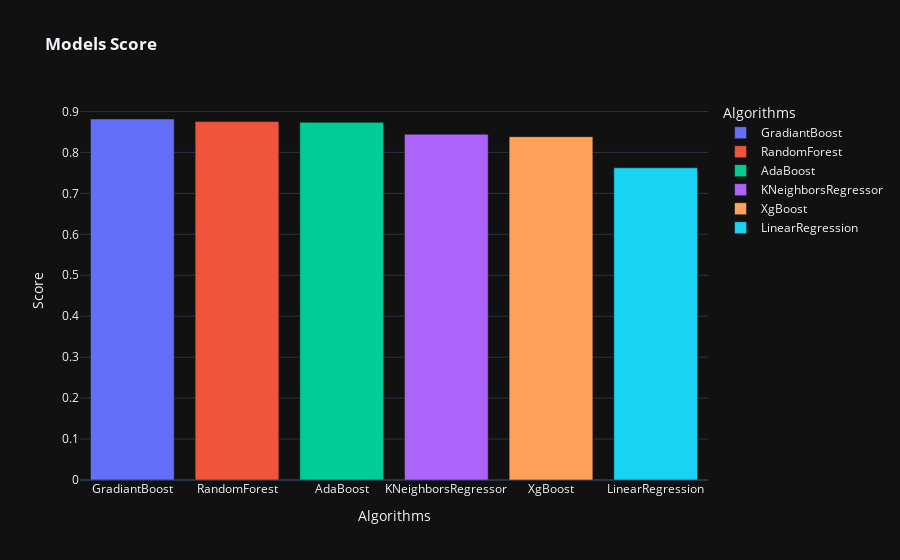

The code cell stored with this chart in its notebook:
### Code cell
fig = px.bar(data_frame = model_scores,
             x="Algorithms",
             y="Score",
             color="Algorithms", title = "<b>Models Score</b>", template = 'plotly_dark')

fig.update_layout(bargap=0.2)

fig.show()

### Figure 1 — Plotly figure (JSON) as saved in the notebook; plotly's stock layout.template omitted (floating-point values rounded to 4 significant figures)
{"data": [{"alignmentgroup": "True", "hovertemplate": "Algorithms=%{x}<br>Score=%{y}<extra></extra>", "legendgroup": "GradiantBoost", "marker": {"color": "#636efa", "pattern": {"shape": ""}}, "name": "GradiantBoost", "offsetgroup": "GradiantBoost", "orientation": "v", "showlegend": true, "textposition": "auto", "type": "bar", "x": ["GradiantBoost"], "xaxis": "x", "y": [0.8816], "yaxis": "y"}, {"alignmentgroup": "True", "hovertemplate": "Algorithms=%{x}<br>Score=%{y}<extra></extra>", "legendgroup": "RandomForest", "marker": {"color": "#EF553B", "pattern": {"shape": ""}}, "name": "RandomForest", "offsetgroup": "RandomForest", "orientation": "v", "showlegend": true, "textposition": "auto", "type": "bar", "x": ["RandomForest"], "xaxis": "x", "y": [0.8753], "yaxis": "y"}, {"alignmentgroup": "True", "hovertemplate": "Algorithms=%{x}<br>Score=%{y}<extra></extra>", "legendgroup": "AdaBoost", "marker": {"color": "#00cc96", "pattern": {"shape": ""}}, "name": "AdaBoost", "offsetgroup": "AdaBoost", "orientation": "v", "showlegend": true, "textposition": "auto", "type": "bar", "x": ["AdaBoost"], "xaxis": "x", "y": [0.8736], "yaxis": "y"}, {"alignmentgroup": "True", "hovertemplate": "Algorithms=%{x}<br>Score=%{y}<extra></extra>", "legendgroup": "KNeighborsRegressor", "marker": {"color": "#ab63fa", "pattern": {"shape": ""}}, "name": "KNeighborsRegressor", "offsetgroup": "KNeighborsRegressor", "orientation": "v", "showlegend": true, "textposition": "auto", "type": "bar", "x": ["KNeighborsRegressor"], "xaxis": "x", "y": [0.8445], "yaxis": "y"}, {"alignmentgroup": "True", "hovertemplate": "Algorithms=%{x}<br>Score=%{y}<extra></extra>", "legendgroup": "XgBoost", "marker": {"color": "#FFA15A", "pattern": {"shape": ""}}, "name": "XgBoost", "offsetgroup": "XgBoost", "orientation": "v", "showlegend": true, "textposition": "auto", "type": "bar", "x": ["XgBoost"], "xaxis": "x", "y": [0.8385], "yaxis": "y"}, {"alignmentgroup": "True", "hovertemplate": "Algorithms=%{x}<br>Score=%{y}<extra></extra>", "legendgroup": "LinearRegression", "marker": {"color": "#19d3f3", "pattern": {"shape": ""}}, "name": "LinearRegression", "offsetgroup": "LinearRegression", "orientation": "v", "showlegend": true, "textposition": "auto", "type": "bar", "x": ["LinearRegression"], "xaxis": "x", "y": [0.7624], "yaxis": "y"}], "layout": {"bargap": 0.2, "barmode": "relative", "legend": {"title": {"text": "Algorithms"}, "tracegroupgap": 0}, "title": {"text": "<b>Models Score</b>"}, "xaxis": {"anchor": "y", "categoryarray": ["GradiantBoost", "RandomForest", "AdaBoost", "KNeighborsRegressor", "XgBoost", "LinearRegression"], "categoryorder": "array", "domain": [0, 1], "title": {"text": "Algorithms"}}, "yaxis": {"anchor": "x", "domain": [0, 1], "title": {"text": "Score"}}}}
